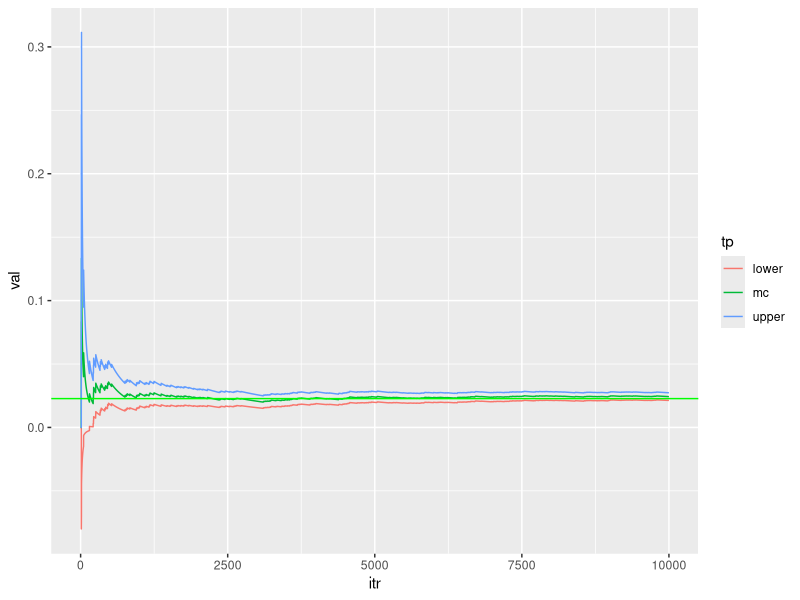
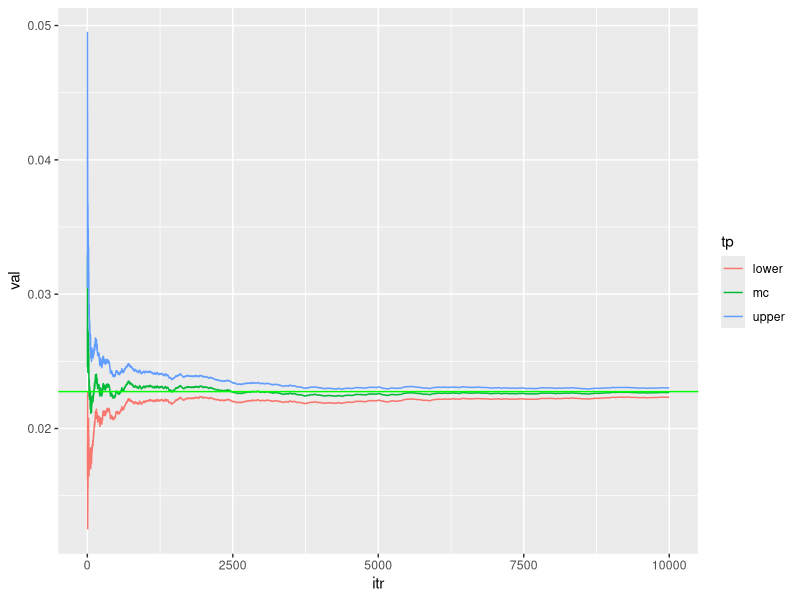
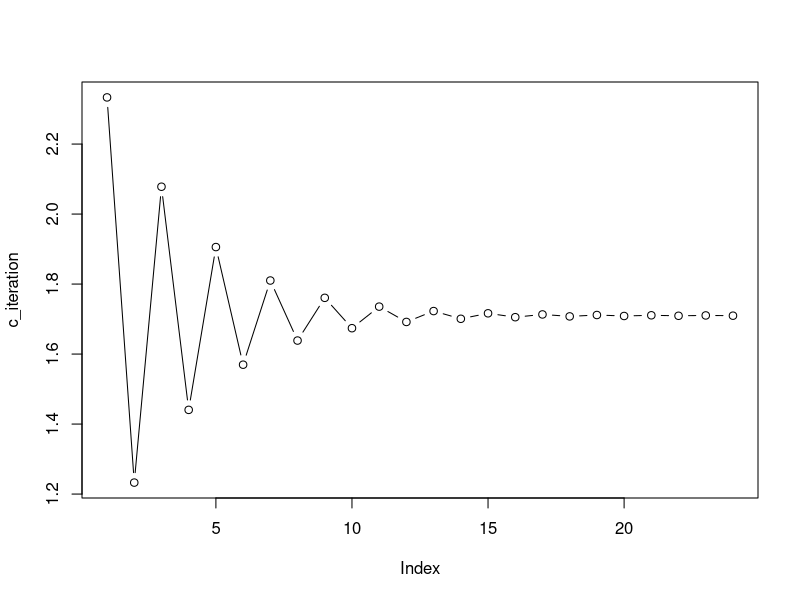

Recreate these plots in R, in order.
## ---- chunk 1
Nsim=10^4

indicator=function(x){
y=ifelse((x>2),1,0)
return(y)}

newdata<-rnorm(Nsim, 0,1 )

mc=c(); v=c(); upper=c(); lower=c()

for (j in 1:Nsim)
{
mc[j]=mean(indicator(newdata[1:j]))
v[j]=(j^{-1})*var(indicator(newdata[1:j]))
upper[j]=mc[j]+1.96*sqrt(v[j])
lower[j]=mc[j]-1.96*sqrt(v[j])
}

library(ggplot2)
values=c(mc,upper,lower)
type=c(rep("mc",Nsim),rep("upper",Nsim),rep("lower",Nsim))
iter=rep(seq(1:Nsim),3)
data=data.frame(val=values, tp=type, itr=iter)
Rcode<-ggplot(data,aes(itr,val,col=tp))+geom_line(size=0.5)
Rcode+geom_hline(yintercept=1-pnorm(2),color="green",size=0.5)
## ---- chunk 2
Nsim=10^4
normal_density=function(x)
{y=(1/sqrt(2*pi))*exp(-0.5*(x^2))
return(y)}
x=2-log(runif(Nsim))
ImpS=c(); v=c(); upper=c(); lower=c()
for (j in 1:Nsim)
{
ImpS[j]=mean(normal_density(x[1:j])/exp(-(x[1:j]-2)))
v[j]=(j^{-1})*var(normal_density(x[1:j])/exp(-(x[1:j]-2)))
upper[j]=ImpS[j]+1.96*sqrt(v[j])
lower[j]=ImpS[j]-1.96*sqrt(v[j])
}

library(ggplot2)
values=c(ImpS,upper,lower)
type=c(rep("mc",Nsim),rep("upper",Nsim),rep("lower",Nsim))
iter=rep(seq(1:Nsim),3)
data=data.frame(val=values, tp=type, itr=iter)
ggplot(data,aes(itr,val,col=tp))+geom_line(size=0.5)+
geom_hline(yintercept=1-pnorm(2),color="green",size=0.5)

## ---- chunk 3
# Data generation
set.seed(123)
n=500
x1_norm<-rnorm(n)
x2_norm<-rnorm(n,3,4)
x3_norm<-rnorm(n,4,6)
x_combined<-cbind(1,x1_norm,x2_norm,x3_norm) # dimension: n*4
coefficients_new<-c(1,2,3,4)  #true regression coefficient
inv_logit<-function(x,b){exp(x%*%b)/(1+exp(x%*%b))}
prob_generated<-inv_logit(x_combined,coefficients_new)
y<-c()
for (i in 1:n) {y[i]<-rbinom(1,1,prob_generated[i])}

# Newton Raphson

#We need to set random starting values.
beta_old<-c(1,1,1,1)
tolerance=1e-3
max_its=2000;iteration=1;difference=2
W<-matrix(0,n,n)

while(difference>tolerance & iteration<max_its)
  {
  # The first order
  f_firstorder<-t(x_combined)%*%(y-inv_logit(x_combined,beta_old))
  # The second order
  diag(W) = inv_logit(x_combined,beta_old)*(1-inv_logit(x_combined,beta_old))
  f_secondorder<--t(x_combined)%*%W%*%x_combined
  # Calculate the beta_updated
  beta_updated=beta_old-(solve(f_secondorder)%*%f_firstorder)
  difference=max(abs(beta_updated-beta_old));
  iteration=iteration+1;
  beta_old=beta_updated}

beta_old

## ---- chunk 4
f_firstorder=function(x){x^3-5}
f_secondorder=function(x){3*x}
x_old=1;tolerance=1e-3
max_its=2000;iteration=1;difference=2
c_iteration<-c() ## to collect numbers generated in the iteration process 
while(difference>tolerance & iteration<max_its){
  x_updated=x_old-(f_firstorder(x_old)/f_secondorder(x_old))
  difference=abs(x_updated-x_old);
  iteration=iteration+1;
  x_old=x_updated
  c_iteration<-c(c_iteration,x_updated)}

plot(c_iteration,type="b")
